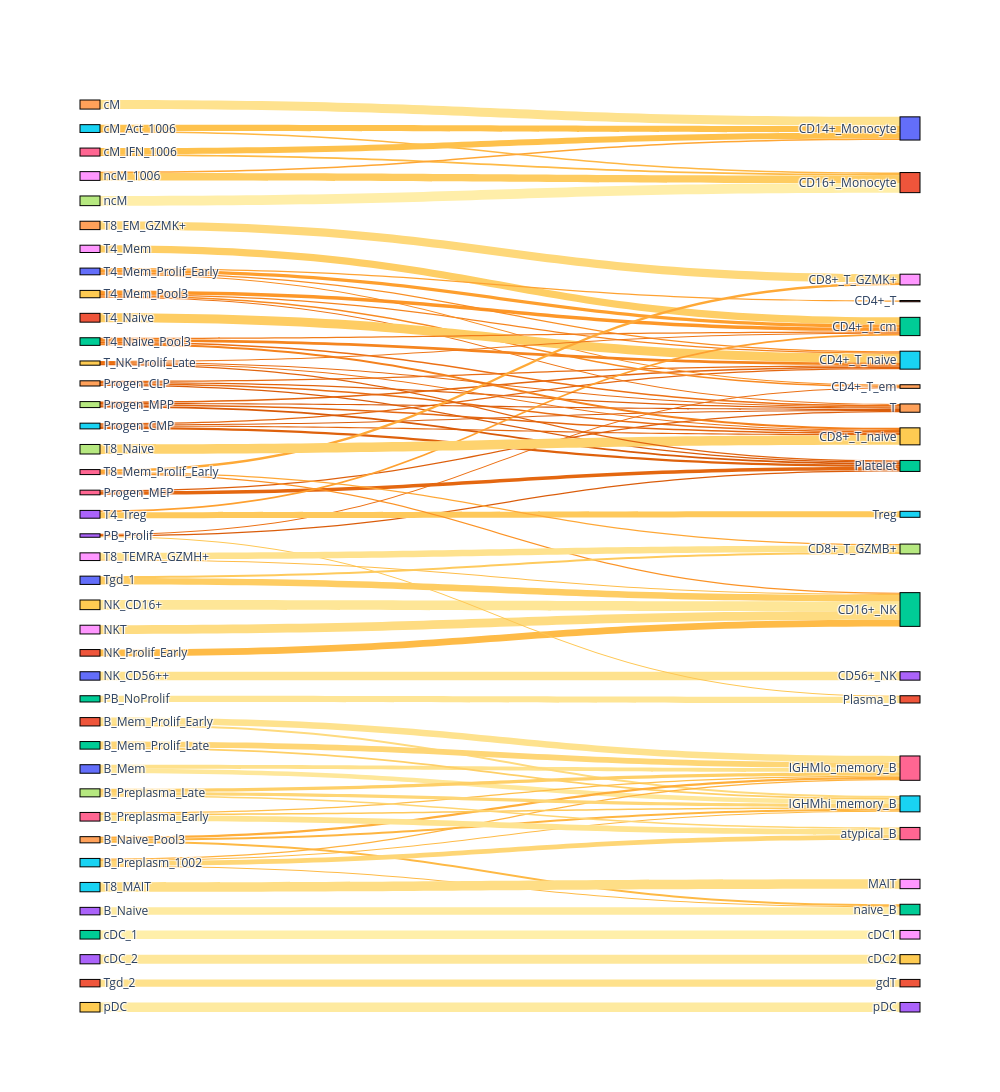

This figure's notebook cell:
### Markdown cell above
### Sankey visualization

### Code cell
plot_sankey(cluster_mapping, cluster_distance)

### Figure 1 — Plotly figure (JSON) as saved in the notebook; plotly's stock layout.template omitted (floating-point values rounded to 4 significant figures)
{"data": [{"link": {"color": ["#fee79a", "#fee18c", "#feda7e", "#fee28e", "#fecf67", "#fed676", "#feeaa1", "#feb541", "#feae3b", "#feb945", "#feba46", "#feb23f", "#fed676", "#feba46", "#fec95b", "#febe4a", "#fee390", "#fed676", "#fecf67", "#fed573", "#fedc82", "#fee697", "#fee28e", "#febb47", "#fee596", "#ec7014", "#fec754", "#da5c0a", "#e86c12", "#e96d13", "#d95b09", "#e0630d", "#e46710", "#e46710", "#de610c", "#db5d0b", "#e46710", "#dd5f0c", "#e3660f", "#e46710", "#d85a09", "#d95b09", "#fece65", "#fd9728", "#f88a21", "#f5841e", "#ee7617", "#fea231", "#fe9f2e", "#f98e23", "#f98e23", "#fecd63", "#f17c1a", "#f5851f", "#f4811d", "#ec7014", "#fea030", "#fec95b", "#fed87a", "#fede86", "#fea736", "#fea937", "#fb9326", "#fed36f", "#fee28e", "#febd49", "#ef7718", "#ee7416", "#e1640e", "#e86c12", "#feca5d", "#fecd63", "#fee18c", "#ffefaa", "#fee79a", "#fee28e", "#fec24d", "#feb744", "#fec14c", "#feba46", "#ffeea9", "#fea634", "#fecc61", "#feeaa0"], "label": ["distance: 0.45", "distance: 0.52", "distance: 0.57", "distance: 0.51", "distance: 0.66", "distance: 0.61", "distance: 0.41", "distance: 0.84", "distance: 0.88", "distance: 0.81", "distance: 0.81", "distance: 0.86", "distance: 0.60", "distance: 0.81", "distance: 0.71", "distance: 0.78", "distance: 0.50", "distance: 0.61", "distance: 0.66", "distance: 0.61", "distance: 0.56", "distance: 0.47", "distance: 0.51", "distance: 0.80", "distance: 0.47", "distance: 1.24", "distance: 0.73", "distance: 1.38", "distance: 1.28", "distance: 1.27", "distance: 1.39", "distance: 1.34", "distance: 1.31", "distance: 1.31", "distance: 1.36", "distance: 1.38", "distance: 1.31", "distance: 1.36", "distance: 1.32", "distance: 1.31", "distance: 1.40", "distance: 1.39", "distance: 0.67", "distance: 1.01", "distance: 1.09", "distance: 1.13", "distance: 1.21", "distance: 0.95", "distance: 0.97", "distance: 1.06", "distance: 1.06", "distance: 0.67", "distance: 1.17", "distance: 1.12", "distance: 1.14", "distance: 1.25", "distance: 0.96", "distance: 0.71", "distance: 0.59", "distance: 0.54", "distance: 0.92", "distance: 0.91", "distance: 1.04", "distance: 0.63", "distance: 0.51", "distance: 0.79", "distance: 1.21", "distance: 1.22", "distance: 1.33", "distance: 1.28", "distance: 0.70", "distance: 0.68", "distance: 0.52", "distance: 0.36", "distance: 0.45", "distance: 0.51", "distance: 0.76", "distance: 0.83", "distance: 0.77", "distance: 0.81", "distance: 0.37", "distance: 0.93", "distance: 0.68", "distance: 0.42"], "source": [0, 0, 1, 1, 2, 2, 3, 4, 4, 4, 5, 5, 5, 5, 6, 6, 6, 7, 7, 7, 8, 9, 10, 11, 12, 13, 13, 13, 14, 14, 14, 14, 15, 15, 15, 15, 16, 16, 17, 17, 17, 17, 18, 19, 19, 19, 19, 20, 20, 20, 20, 21, 22, 22, 22, 22, 23, 23, 24, 25, 26, 26, 26, 27, 28, 28, 29, 29, 29, 29, 30, 30, 31, 32, 33, 34, 35, 35, 36, 36, 37, 38, 38, 39], "target": [55, 56, 55, 56, 55, 56, 72, 55, 56, 72, 55, 56, 66, 72, 55, 56, 66, 55, 56, 66, 52, 52, 53, 52, 61, 44, 61, 62, 45, 49, 62, 64, 45, 49, 62, 64, 62, 64, 45, 49, 62, 64, 42, 42, 44, 45, 64, 41, 42, 44, 45, 45, 42, 45, 49, 64, 42, 65, 48, 58, 47, 48, 52, 49, 47, 52, 42, 49, 62, 64, 47, 52, 71, 68, 69, 50, 50, 51, 50, 51, 51, 50, 51, 73], "value": [0.4473, 0.4082, 0.1921, 0.6472, 0.1839, 0.5765, 0.7522, 0.1908, 0.2208, 0.2097, 0.1192, 0.135, 0.4874, 0.1019, 0.1487, 0.127, 0.5891, 0.319, 0.3264, 0.1603, 0.8753, 0.9665, 0.8432, 0.6628, 0.6279, 0.1219, 0.1017, 0.1239, 0.1311, 0.1396, 0.1258, 0.1263, 0.1194, 0.1241, 0.2185, 0.1111, 0.342, 0.1235, 0.1374, 0.1594, 0.183, 0.1201, 0.732, 0.3664, 0.1394, 0.1301, 0.1017, 0.1224, 0.3132, 0.1016, 0.1363, 0.8844, 0.1372, 0.2611, 0.2217, 0.1448, 0.1808, 0.6022, 0.8417, 0.9367, 0.1422, 0.2368, 0.1228, 0.9552, 0.6562, 0.1162, 0.1025, 0.1072, 0.11, 0.1067, 0.1882, 0.6416, 0.7465, 0.862, 0.9227, 0.91, 0.6473, 0.1367, 0.6217, 0.1794, 0.97, 0.1473, 0.7291, 0.9577]}, "node": {"color": ["#636EFA", "#EF553B", "#00CC96", "#AB63FA", "#FFA15A", "#19D3F3", "#FF6692", "#B6E880", "#FF97FF", "#FECB52", "#636EFA", "#EF553B", "#00CC96", "#AB63FA", "#FFA15A", "#19D3F3", "#FF6692", "#B6E880", "#FF97FF", "#FECB52", "#636EFA", "#EF553B", "#00CC96", "#AB63FA", "#FFA15A", "#19D3F3", "#FF6692", "#B6E880", "#FF97FF", "#FECB52", "#636EFA", "#EF553B", "#00CC96", "#AB63FA", "#FFA15A", "#19D3F3", "#FF6692", "#B6E880", "#FF97FF", "#FECB52", "#636EFA", "#EF553B", "#00CC96", "#AB63FA", "#FFA15A", "#19D3F3", "#FF6692", "#B6E880", "#FF97FF", "#FECB52", "#636EFA", "#EF553B", "#00CC96", "#AB63FA", "#FFA15A", "#19D3F3", "#FF6692", "#B6E880", "#FF97FF", "#FECB52", "#636EFA", "#EF553B", "#00CC96", "#AB63FA", "#FFA15A", "#19D3F3", "#FF6692", "#B6E880", "#FF97FF", "#FECB52", "#636EFA", "#EF553B", "#00CC96", "#AB63FA"], "label": ["B_Mem", "B_Mem_Prolif_Early", "B_Mem_Prolif_Late", "B_Naive", "B_Naive_Pool3", "B_Preplasm_1002", "B_Preplasma_Early", "B_Preplasma_Late", "NKT", "NK_CD16+", "NK_CD56++", "NK_Prolif_Early", "PB_NoProlif", "PB_Prolif", "Progen_CLP", "Progen_CMP", "Progen_MEP", "Progen_MPP", "T4_Mem", "T4_Mem_Pool3", "T4_Mem_Prolif_Early", "T4_Naive", "T4_Naive_Pool3", "T4_Treg", "T8_EM_GZMK+", "T8_MAIT", "T8_Mem_Prolif_Early", "T8_Naive", "T8_TEMRA_GZMH+", "T_NK_Prolif_Late", "Tgd_1", "Tgd_2", "cDC_1", "cDC_2", "cM", "cM_Act_1006", "cM_IFN_1006", "ncM", "ncM_1006", "pDC", "B", "CD4+_T", "CD4+_T_cm", "CD4+_T_cyt", "CD4+_T_em", "CD4+_T_naive", "CD8+_T", "CD8+_T_GZMB+", "CD8+_T_GZMK+", "CD8+_T_naive", "CD14+_Monocyte", "CD16+_Monocyte", "CD16+_NK", "CD56+_NK", "DC", "IGHMhi_memory_B", "IGHMlo_memory_B", "ILC", "MAIT", "Monocyte", "NK", "Plasma_B", "Platelet", "RBC", "T", "Treg", "atypical_B", "cDC", "cDC1", "cDC2", "dnT", "gdT", "naive_B", "pDC"], "line": {"color": "black", "width": 1}}, "type": "sankey", "valueformat": ".2f"}], "layout": {"autosize": false, "height": 1200, "width": 1000}}
